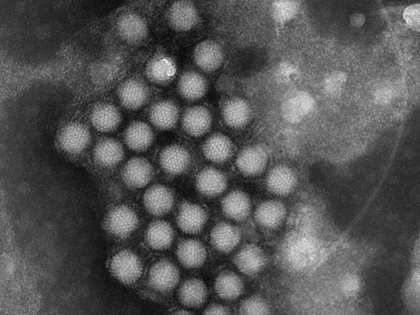
%> input picture computer-assisted-image-analysis/lab4/viruses.tif, 420 x 315 px, shrunk from 1376 x 1032 before the run
$ octave virus_analysis.m   (GNU Octave 9; MATLAB toolbox functions it lacks are replaced by stand-ins)
%> lines starting %> are read from the running program, lines starting %| are printed output that depends on the picture
### computer-assisted-image-analysis/lab4/progressbar.m
function progressbar(varargin)
% Description:
%   progressbar() provides an indication of the progress of some task using
% graphics and text. Calling progressbar repeatedly will update the figure and
% automatically estimate the amount of time remaining.
%   This implementation of progressbar is intended to be extremely simple to use
% while providing a high quality user experience.
%
% Features:
%   - Can add progressbar to existing m-files with a single line of code.
%   - Supports multiple bars in one figure to show progress of nested loops.
%   - Optional labels on bars.
%   - Figure closes automatically when task is complete.
%   - Only one figure can exist so old figures don't clutter the desktop.
%   - Remaining time estimate is accurate even if the figure gets closed.
%   - Minimal execution time. Won't slow down code.
%   - Randomized color. When a programmer gets bored...
%
% Example Function Calls For Single Bar Usage:
%   progressbar               % Initialize/reset
%   progressbar(0)            % Initialize/reset
%   progressbar('Label')      % Initialize/reset and label the bar
%   progressbar(0.5)          % Update
%   progressbar(1)            % Close
%
% Example Function Calls For Multi Bar Usage:
%   progressbar(0, 0)         % Initialize/reset two bars
%   progressbar('A', '')      % Initialize/reset two bars with one label
%   progressbar('', 'B')      % Initialize/reset two bars with one label
%   progressbar('A', 'B')     % Initialize/reset two bars with two labels
%   progressbar(0.3)          % Update 1st bar
%   progressbar(0.3, [])      % Update 1st bar
%   progressbar([], 0.3)      % Update 2nd bar
%   progressbar(0.7, 0.9)     % Update both bars
%   progressbar(1)            % Close
%   progressbar(1, [])        % Close
%   progressbar(1, 0.4)       % Close
%
% Notes:
%   For best results, call progressbar with all zero (or all string) inputs
% before any processing. This sets the proper starting time reference to
% calculate time remaining.
%   Bar color is choosen randomly when the figure is created or reset. Clicking
% the bar will cause a random color change.
%
% Demos:
%     % Single bar
%     m = 500;
%     progressbar % Init single bar
%     for i = 1:m
%       pause(0.01) % Do something important
%       progressbar(i/m) % Update progress bar
%     end
%
%     % Simple multi bar (update one bar at a time)
%     m = 4;
%     n = 3;
%     p = 100;
%     progressbar(0,0,0) % Init 3 bars
%     for i = 1:m
%         progressbar([],0) % Reset 2nd bar
%         for j = 1:n
%             progressbar([],[],0) % Reset 3rd bar
%             for k = 1:p
%                 pause(0.01) % Do something important
%                 progressbar([],[],k/p) % Update 3rd bar
%             end
%             progressbar([],j/n) % Update 2nd bar
%         end
%         progressbar(i/m) % Update 1st bar
%     end
%
%     % Fancy multi bar (use labels and update all bars at once)
%     m = 4;
%     n = 3;
%     p = 100;
%     progressbar('Monte Carlo Trials','Simulation','Component') % Init 3 bars
%     for i = 1:m
%         for j = 1:n
%             for k = 1:p
%                 pause(0.01) % Do something important
%                 % Update all bars
%                 frac3 = k/p;
%                 frac2 = ((j-1) + frac3) / n;
%                 frac1 = ((i-1) + frac2) / m;
%                 progressbar(frac1, frac2, frac3)
%             end
%         end
%     end
%
% Author:
%   Steve Hoelzer
%
% Revisions:
% 2002-Feb-27   Created function
% 2002-Mar-19   Updated title text order
% 2002-Apr-11   Use floor instead of round for percentdone
% 2002-Jun-06   Updated for speed using patch (Thanks to waitbar.m)
% 2002-Jun-19   Choose random patch color when a new figure is created
% 2002-Jun-24   Click on bar or axes to choose new random color
% 2002-Jun-27   Calc time left, reset progress bar when fractiondone == 0
% 2002-Jun-28   Remove extraText var, add position var
% 2002-Jul-18   fractiondone input is optional
% 2002-Jul-19   Allow position to specify screen coordinates
% 2002-Jul-22   Clear vars used in color change callback routine
% 2002-Jul-29   Position input is always specified in pixels
% 2002-Sep-09   Change order of title bar text
% 2003-Jun-13   Change 'min' to 'm' because of built in function 'min'
% 2003-Sep-08   Use callback for changing color instead of string
% 2003-Sep-10   Use persistent vars for speed, modify titlebarstr
% 2003-Sep-25   Correct titlebarstr for 0% case
% 2003-Nov-25   Clear all persistent vars when percentdone = 100
% 2004-Jan-22   Cleaner reset process, don't create figure if percentdone = 100
% 2004-Jan-27   Handle incorrect position input
% 2004-Feb-16   Minimum time interval between updates
% 2004-Apr-01   Cleaner process of enforcing minimum time interval
% 2004-Oct-08   Seperate function for timeleftstr, expand to include days
% 2004-Oct-20   Efficient if-else structure for sec2timestr
% 2006-Sep-11   Width is a multiple of height (don't stretch on widescreens)
% 2010-Sep-21   Major overhaul to support multiple bars and add labels
%

persistent progfig progdata lastupdate

% Get inputs
if nargin > 0
    input = varargin;
    ninput = nargin;
else
    % If no inputs, init with a single bar
    input = {0};
    ninput = 1;
end

% If task completed, close figure and clear vars, then exit
if input{1} == 1
    if ishandle(progfig)
        delete(progfig) % Close progress bar
    end
    clear progfig progdata lastupdate % Clear persistent vars
    drawnow
    return
end

% Init reset flag
resetflag = false;

% Set reset flag if first input is a string
if ischar(input{1})
    resetflag = true;
end

% Set reset flag if all inputs are zero
if input{1} == 0
    % If the quick check above passes, need to check all inputs
    if all([input{:}] == 0) && (length([input{:}]) == ninput)
        resetflag = true;
    end
end

% Set reset flag if more inputs than bars
if ninput > length(progdata)
    resetflag = true;
end

% If reset needed, close figure and forget old data
if resetflag
    if ishandle(progfig)
        delete(progfig) % Close progress bar
    end
    progfig = [];
    progdata = []; % Forget obsolete data
end

% Create new progress bar if needed
if ishandle(progfig)
else % This strange if-else works when progfig is empty (~ishandle() does not)

    % Define figure size and axes padding for the single bar case
    height = 0.03;
    width = height * 8;
    hpad = 0.02;
    vpad = 0.25;

    % Figure out how many bars to draw
    nbars = max(ninput, length(progdata));

    % Adjust figure size and axes padding for number of bars
    heightfactor = (1 - vpad) * nbars + vpad;
    height = height * heightfactor;
    vpad = vpad / heightfactor;

    % Initialize progress bar figure
    left = (1 - width) / 2;
    bottom = (1 - height) / 2;
    progfig = figure(...
        'Units', 'normalized',...
        'Position', [left bottom width height],...
        'NumberTitle', 'off',...
        'Resize', 'off',...
        'MenuBar', 'none' );

    % Initialize axes, patch, and text for each bar
    left = hpad;
    width = 1 - 2*hpad;
    vpadtotal = vpad * (nbars + 1);
    height = (1 - vpadtotal) / nbars;
    for ndx = 1:nbars
        % Create axes, patch, and text
        bottom = vpad + (vpad + height) * (nbars - ndx);
        progdata(ndx).progaxes = axes( ...
            'Position', [left bottom width height], ...
            'XLim', [0 1], ...
            'YLim', [0 1], ...
            'Box', 'on', ...
            'ytick', [], ...
            'xtick', [] );
        progdata(ndx).progpatch = patch( ...
            'XData', [0 0 0 0], ...
            'YData', [0 0 1 1] );
        progdata(ndx).progtext = text(0.99, 0.5, '', ...
            'HorizontalAlignment', 'Right', ...
            'FontUnits', 'Normalized', ...
            'FontSize', 0.7 );
        progdata(ndx).proglabel = text(0.01, 0.5, '', ...
            'HorizontalAlignment', 'Left', ...
            'FontUnits', 'Normalized', ...
            'FontSize', 0.7 );
        if ischar(input{ndx})
            set(progdata(ndx).proglabel, 'String', input{ndx})
            input{ndx} = 0;
        end

        % Set callbacks to change color on mouse click
        set(progdata(ndx).progaxes, 'ButtonDownFcn', {@changecolor, progdata(ndx).progpatch})
        set(progdata(ndx).progpatch, 'ButtonDownFcn', {@changecolor, progdata(ndx).progpatch})
        set(progdata(ndx).progtext, 'ButtonDownFcn', {@changecolor, progdata(ndx).progpatch})
        set(progdata(ndx).proglabel, 'ButtonDownFcn', {@changecolor, progdata(ndx).progpatch})

        % Pick a random color for this patch
        changecolor([], [], progdata(ndx).progpatch)

        % Set starting time reference
        if ~isfield(progdata(ndx), 'starttime') || isempty(progdata(ndx).starttime)
            progdata(ndx).starttime = clock;
        end
    end

    % Set time of last update to ensure a redraw
    lastupdate = clock - 1;

end

% Process inputs and update state of progdata
for ndx = 1:ninput
    if ~isempty(input{ndx})
        progdata(ndx).fractiondone = input{ndx};
        progdata(ndx).clock = clock;
    end
end

% Enforce a minimum time interval between graphics updates
myclock = clock;
if abs(myclock(6) - lastupdate(6)) < 0.01 % Could use etime() but this is faster
    return
end

% Update progress patch
for ndx = 1:length(progdata)
    set(progdata(ndx).progpatch, 'XData', ...
        [0, progdata(ndx).fractiondone, progdata(ndx).fractiondone, 0])
end

% Update progress text if there is more than one bar
if length(progdata) > 1
    for ndx = 1:length(progdata)
        set(progdata(ndx).progtext, 'String', ...
            sprintf('%1d%%', floor(100*progdata(ndx).fractiondone)))
    end
end

% Update progress figure title bar
if progdata(1).fractiondone > 0
    runtime = etime(progdata(1).clock, progdata(1).starttime);
    timeleft = runtime / progdata(1).fractiondone - runtime;
    timeleftstr = sec2timestr(timeleft);
    titlebarstr = sprintf('%2d%%    %s remaining', ...
        floor(100*progdata(1).fractiondone), timeleftstr);
else
    titlebarstr = ' 0%';
end
set(progfig, 'Name', titlebarstr)

% Force redraw to show changes
drawnow

% Record time of this update
lastupdate = clock;


% ------------------------------------------------------------------------------
function changecolor(h, e, progpatch) %#ok<INUSL>
% Change the color of the progress bar patch

% Prevent color from being too dark or too light
colormin = 1.5;
colormax = 2.8;
saturationMax = 0.6;

thiscolor = rand(1, 3);
hsv = rgb2hsv(thiscolor);
while (sum(thiscolor) < colormin) || (sum(thiscolor) > colormax) || hsv(2) > saturationMax
    thiscolor = rand(1, 3);
    hsv = rgb2hsv(thiscolor);
end

set(progpatch, 'FaceColor', thiscolor)


% ------------------------------------------------------------------------------
function timestr = sec2timestr(sec)
% Convert a time measurement from seconds into a human readable string.

% Convert seconds to other units
w = floor(sec/604800); % Weeks
sec = sec - w*604800;
d = floor(sec/86400); % Days
sec = sec - d*86400;
h = floor(sec/3600); % Hours
sec = sec - h*3600;
m = floor(sec/60); % Minutes
sec = sec - m*60;
s = floor(sec); % Seconds

% Create time string
if w > 0
    if w > 9
        timestr = sprintf('%d week', w);
    else
        timestr = sprintf('%d week, %d day', w, d);
    end
elseif d > 0
    if d > 9
        timestr = sprintf('%d day', d);
    else
        timestr = sprintf('%d day, %d hr', d, h);
    end
elseif h > 0
    if h > 9
        timestr = sprintf('%d hr', h);
    else
        timestr = sprintf('%d hr, %d min', h, m);
    end
elseif m > 0
    if m > 9
        timestr = sprintf('%d min', m);
    else
        timestr = sprintf('%d min, %d sec', m, s);
    end
else
    timestr = sprintf('%d sec', s);
end

### computer-assisted-image-analysis/lab4/templatematching.m
%
% Template matching function based on correlation
%
% ccimg = templatematching(target, template, step)
%
% INPUT
% target    - the image where the template is to be matched with
% template  - the template moved over the target image
% step      - the step size to be used when moving the template
%
% OUTPUT
% ccimg     - the correlation coefficient
%
% The function uses 'progressbar.m' to show the progress.
%
% /Gustaf Kylberg 2008
%  gustaf@cb.uu.se
%

function ccimg = templatematching(target, template, step)

progressbar('Template matching...'); % opens progressbar

ccrow = 1;
cccol = 1;
rows = 1:step:(size(target,1)-size(template,1));
cols = 1:step:(size(target,2)-size(template,2));
ccimg = zeros(length(rows),length(cols));

for row = 1:step:(size(target,1)-size(template,1))
    for col = 1:step:(size(target,2)-size(template,2))

        %calculating the correlation coefficient
        ccimg(ccrow,cccol) = corr2(template,target(row:row+size(template,1)-1,col:col+size(template,2)-1));
        cccol = cccol + 1;
    end
    increment=(row/(size(target,1)-size(template,1)));
    progressbar(increment);

    ccrow = ccrow + 1;
    cccol = 1;
end
progressbar(1); % close progressbar

### computer-assisted-image-analysis/lab4/imcircle.m
function y = imcircle(n)

% y = imcircle(n);
%
% Draw a solid circle of ones with diameter n pixels
% in a square of zero-valued pixels.
%
% Example: y = imcircle(50);
%
% For a hollow circle (line circle) of diameter n,
% add the instruction bwmorph from the Image Processing
% Toolbox.
%
% Example: y = bwmorph(imcircle(50),'remove');

if rem(n,1) > 0,
   disp(sprintf('n is not an integer and has been rounded to %1.0f',round(n)))
   n = round(n);
end

if n < 1     % invalid n
   error('n must be at least 1')

elseif n < 4 % trivial n
   y = ones(n);

elseif rem(n,2) == 0,  % even n

   DIAMETER = n;
   diameter = n-1;
   RADIUS = DIAMETER/2;
   radius = diameter/2;
   height_45 = round(radius/sqrt(2));
   width = zeros(1,RADIUS);
   semicircle = zeros(DIAMETER,RADIUS);

   for i  = 1 : height_45
       upward = i - 0.5;
       sine = upward/radius;
       cosine = sqrt(1-sine^2);
       width(i) = ceil(cosine * radius);
   end

   array = width(1:height_45)-height_45;

   for j = max(array):-1:min(array)
       width(height_45 + j) = max(find(array == j));
   end

   if min(width) == 0
      index = find(width == 0);
      width(index) = round(mean([width(index-1) width(index+1)]));
   end

   width = [fliplr(width) width];

   for k  = 1 : DIAMETER
       semicircle(k,1:width(k)) = ones(1,width(k));
   end

   y = [fliplr(semicircle) semicircle];

else   % odd n

   DIAMETER = n;
   diameter = n-1;
   RADIUS = DIAMETER/2;
   radius = diameter/2;
   semicircle = zeros(DIAMETER,radius);
   height_45 = round(radius/sqrt(2) - 0.5);
   width = zeros(1,radius);

   for i  = 1 : height_45
       upward = i;
       sine = upward/radius;
       cosine = sqrt(1-sine^2);
       width(i) = ceil(cosine * radius - 0.5);
   end

   array = width(1:height_45) - height_45;

   for j = max(array):-1:min(array)
       width(height_45 + j) = max(find(array == j));
   end

   if min(width) == 0
      index = find(width == 0);
      width(index) = round(mean([width(index-1) width(index+1)]));
   end

   width = [fliplr(width) max(width) width];

   for k  = 1 : DIAMETER
       semicircle(k,1:width(k)) = ones(1,width(k));
   end

   y = [fliplr(semicircle) ones(DIAMETER,1) semicircle];

end

### computer-assisted-image-analysis/lab4/keep.m
function keep(varargin)
%   function keep(var1,var2, ...)
%   "keep" keeps the caller workspace variables of your choice and clear the rest.
%       It compliments "clear" and its usage is similar but only for variables.
%       String matches will work similarly to "clear", e.g. keep var*
%   Examples:
%   "keep" by itself does nothing and keeps all variables.
%       compare with: "clear" by itself deletes all variables and removes links
%       for global variables to the caller's workspace.
%   "keep global"   will keep all global variables deleting workspace variables
%   "keep global var1" will keep global var1, deleting the remaining global variables
%       while keeping the remaining workspace variables.
%   "keep global -regexp expr1" will keep global variables matching the regular
%       expression expr1.
%   "keep -regexp expr1" will keep workspace variables matching the regular
%       expression expr1.
%
%   based upon KEEP by Xiaoning (David) Yang 1998, 1999
%   written by Mirko Hrovat 03/10/2005      mhrovat@email.com
%   modified by Mirko Hrovat 06/27/2006
%       - to account for empty sets for variables to be deleted.
%       Differences of this version from the other version of KEEP.
%           - eliminated error message if workspace is empty
%           - insured that global variable links were not removed from the workspace
%           - added support for "global" key word
%           - allowed wildcard and regexp matching
%           - uses setxor, intersect, & union to determine the variable set to be deleted.
sep={''','''};
if nargin==0 || isempty(varargin{1}),
    return,                         % do nothing if no arguments
end
arglist=varargin;                   % list has the list of variables to keep
vars = evalin('caller','who');      % vars has workspace varaibles as well as linked globals
glbls  = who('global');             % glbls has all global variables

if strcmpi(arglist{1},'global')
    %   no more variables listed, delete workspace but keep globals
    if nargin==1 || isempty(arglist{2}),
        lsrs = setxor(vars,intersect(vars,glbls));
            % intersection of vars & glbls gives linked globals
            % xor of vars & linked glbls gives the rest of the workspace

    else                    %   keep regular variables and keep only the listed globals
        % kprs are the list of global variables to keep
        kprs = who(arglist{:});
        lsrs = setxor(glbls,kprs);
        if ~isempty(lsrs),  %   if any global lsrs found then add keyword global
            lsrs = {'global',lsrs{:}};
        end
    end
else                        %   keep listed regular variables and keep all globals
    nargs=length(arglist);
    list=cell(2,nargs);
    list(1,:)=arglist;
    list(2,:)=repmat(sep,[1,nargs]);                % need to add separators to list
    list(2,nargs)={''')'};
    kprs = evalin('caller',['who(''',list{:}]);     % kprs are the list of variables to keep
    % Need to make a union of vars & glbls in case some global variables are
    %   not linked to the workspace in order to get all variables.
    % union of kprs & glbls gets all variables except those to be deleted
    % union of vars & glbls gets all possible variables
    lsrs = setxor(union(vars,glbls),union(kprs,glbls));
end

% now create the list of loser variables
nargs=length(lsrs);
if nargs>0,                 % only execute if there are variables to lose.
    list=cell(2,nargs);
    list(1,:)=lsrs;
    list(2,:)=repmat(sep,[1,nargs]);        % need to add separators to list
    list(2,nargs)={''')'};
    evalin('caller',['clear(''',list{:}]);
end
%-------------------- the end ----------------------

### computer-assisted-image-analysis/lab4/virus_analysis.m
close all;

%% Read image and template from disk

% Read image
I = imread('viruses.tif');
%> I is the input picture: size 315x420 uint8; min 4, max 245, mean 84.5

% Read template
template = imread('virusTemplate.tif');
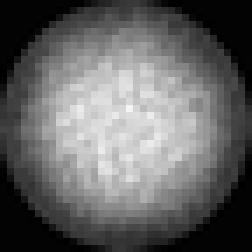
%> input picture computer-assisted-image-analysis/lab4/virusTemplate.tif, 36 x 36 px, shrunk from 119 x 119 before the run (shown 7 times larger)
%> template is the input picture: size 36x36 uint8; min 0, max 244, mean 99.9

% Show image and template
figure('name','Original image');imshow(I);
figure('name','Template');imshow(template);

%% Template matching

% Select step length (How many pixels the template is moved in each
% iteration)
stepSize = 10;

% Do the template matching
ccimg = templatematching(I,template,stepSize);
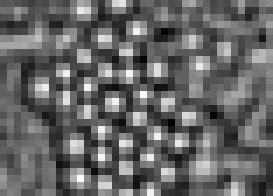
%> ccimg: size 28x39 double (shown 7 times larger); min -0.644, max 0.915, mean -0.0194; drawn with min black and max white

% Show the resulting correlation image
%figure('name','correlation coefficients');imshow(ccimg,[]);colormap(copper);colorbar;


%% Find localmaxima in the correlation image

maxima = imextendedmax(ccimg,0,4);
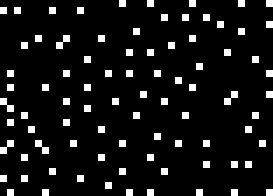
%> maxima: size 28x39 logical (shown 7 times larger); 8.2% white in thin lines or dots

% Shrink objects to points
maxima = bwmorph(maxima,'shrink',inf);
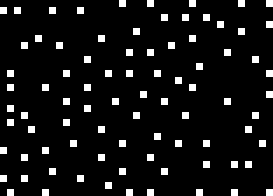
%> maxima: size 28x39 logical (shown 7 times larger); 7.7% white in thin lines or dots

% Calculate the correlation coefficients for the maxima
maxvals = maxima .* ccimg;
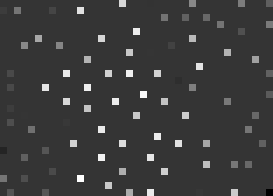
%> maxvals: size 28x39 double (shown 7 times larger); min -0.234, max 0.915, mean 0.0332; drawn with min black and max white

% Pick the corresponding correlation values and threshold them sung Otsu's
% method.
h = hist(maxvals(maxvals > 0),128);
%> h = 128 values, max 4 at index 28, min 0 at index 3, mean 0.625
h2 = imfilter(h,[1 1 1 1 1] ./ 5);
%> h2 = 128 values, max 1.6 at index 117, min 0 at index 57, mean 0.613
thresh = graythresh(h2);
%> thresh = 0.498

% Create a binary image keeping only those with a correlation value that
% lies above the threshold.
maxvals(maxvals < thresh) = 0;
maxvals(maxvals ~= 0) = 1;

% Label the binary image and obtain their positions
maxlbl = logical(maxvals);
maxcentroids = regionprops(maxlbl,'centroid');
%> maxcentroids = 39 regions; first 5, Centroid: [6 6], [7 13], [10 11], [10 15], [11 21]

% Create a circular mask which will be used to cutout individual objects
% from the original image.
[h,w] = size(template);
d = max([h w]);
mask = imcircle(d);

% Cut out all objects using the mask and store it in a cell array
% named "cutouts".
nrOfObjects = length(maxcentroids);
%> nrOfObjects = 39
cutouts{nrOfObjects} = [];
figure('name','Segmentation result');imshow(I);hold on;
for i = 1 : nrOfObjects
    % The position corresponding to the centroid has to be calculated since
    % the centroid position depends on the step size (stepSize) used.
    realpos = [((maxcentroids(i).Centroid(1)-1)*stepSize+1) ((maxcentroids(i).Centroid(2)-1)*stepSize+1)];

    cutouts{i} = I(realpos(2):realpos(2)+d-1,realpos(1):realpos(1)+d-1);
    cutouts{i} = cutouts{i} .* uint8(mask);


    rectangle('Position',[realpos(1),realpos(2),d,d],...
        'Curvature',[1,1],...
        'edgecolor', 'w',...
        'linewidth', 1 );
end
%> this loop made 39 passes
%> realpos on passes 1 to 8: [51 51], [61 121], [91 101], [91 141], [101 201], [111 11], [111 251], [121 81]
%> after the loop, cutouts = 39 items
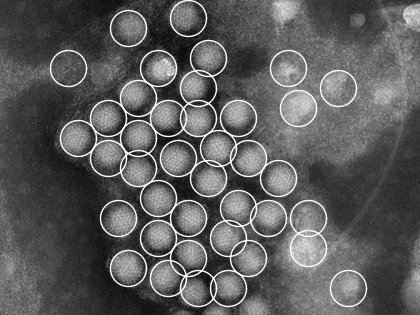
%> figure redrawn from the program's plot data
hold off;

%% Adding one noisy disk and one gray disk

%refimg = noise(100 .* ones(size(mask)),'mu',1);
%cutouts{1,end+1} = uint8(refimg.* mask);
%cutouts{1,end+1} = uint8(mask).*128;

%% Collect all cutouts in an image

imagesPerRow = 10;
cols = imagesPerRow;
rows = ceil(size(cutouts,2) / cols);
%> rows = 4

objectMap = uint8(zeros(size(mask).*[rows cols]));
%> objectMap: size 144x360 uint8; every value is 0
counter = 1;

for i = 1 : rows
    for j = 1 : cols
        if counter <= size(cutouts,2)
            objectMap((i-1)*d+1:(i-1)*d+d,(j-1)*d+1:(j-1)*d+d) = cutouts{counter}(:,:);
            counter = counter + 1;
        end
    end
end
%> this loop made 4 passes
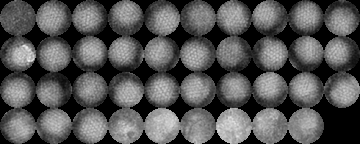
%> objectMap: size 144x360 uint8; min 0, max 245, mean 84
%> after the loop, counter = 40

figure('name','Cutouts of segmented objects');imshow(objectMap);

%% cleaning the workspace from surplus variables
%> (the run ends here)
